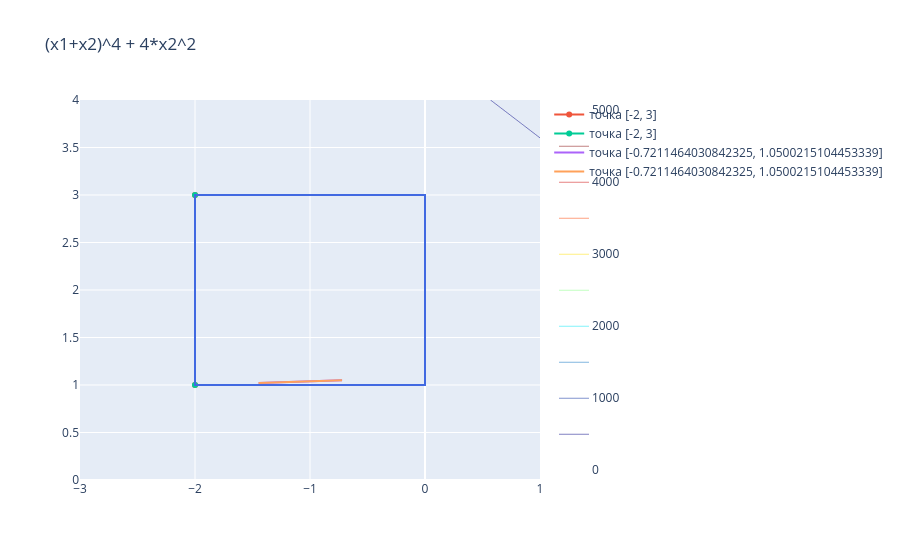

The code cell stored with this chart in its notebook:
### Code cell
import numpy as np
import sympy as sp
import pandas as pd
import plotly.graph_objects as go
import random 


def auxiliary_point_gd(grad, lower, upper, step_size=0.05, maxiter=10000, eps=1e-9):
    x = np.array([(lower[0] + upper[0]) / 2, (lower[1] + upper[1]) / 2])
    # x = np.array([lower[0], lower[1]])
    for _ in range(maxiter):
        c_grad = np.array([grad[0](x[0], x[1]), grad[1](x[0], x[1])])
        if np.linalg.norm(c_grad) < eps:
            break
        x_new = x - step_size * c_grad   # шаг градиентного спуска
        x_new = np.clip(x_new, lower, upper)  # проекция на параллелепипед
        if np.linalg.norm(x_new - x) < eps:
            break
        x = x_new
    return x


def select_alpha_gd(grad, x, p, alpha=0.5, step_size=0.05, maxiter=1000, eps=1e-9):
    
    for _ in range(maxiter):
        x_alpha = x + alpha * p
        # Вычисляем градиент в x_alpha через grad
        g = np.array([grad[0](x_alpha[0], x_alpha[1]),
                      grad[1](x_alpha[0], x_alpha[1])])
        grad_a = np.dot(g, p) 
        alpha_new = alpha - step_size * grad_a
        alpha_new = np.clip(alpha_new, 0.0, 1.0)
        if abs(alpha_new - alpha) < eps:
            break
        alpha = alpha_new
    return alpha


def cond_grad(f, x0, lower, upper, eps=1e-5, maxiter=5000, step_size=0.05):
    x = x0.copy()
    fun = sp.lambdify([x1, x2], f, "math")
    x_path = [x.copy()]
    fx = fun(x[0], x[1])
    f_path = [fx]

    x1d = sp.diff(f, x1)
    x2d = sp.diff(f, x2)
    x1d = sp.lambdify([x1, x2], x1d, "math")
    x2d = sp.lambdify([x1, x2], x2d, "math")

    for k in range(maxiter):
        if fun(x[0], x[1]) > 0:
            x_bar = np.array([lower[0], lower[1]])
        else:
            x_bar = np.array([upper[0], upper[1]])
        direction = x_bar - x
        if np.linalg.norm(direction) < eps:
            break

        alpha = select_alpha_gd([x1d, x2d], x, direction, step_size=step_size, maxiter=10000)

        x = x + alpha * direction
        x_path.append(x.copy())
        fx = fun(x[0], x[1])
        f_path.append(fx)

    return x_path, f_path, k


x1, x2 = sp.symbols('x1, x2')
f = (x1+x2)**4 + 4*x2**2
random.seed(42)
p_list = ([-2, 3], [random.uniform(-2, 0),  random.uniform(1, 3)])
e_list = (0.1, 1e-6)
lower = [-2, 1]
upper = [0, 3]
x1_range = np.linspace(-3, 1, 100)
x2_range = np.linspace(0, 4, 100)

x, y = np.meshgrid(x1_range, x2_range)
fu = (x+y)**4 + 4*y**2
fig = go.Figure(data=[go.Contour(
    zmax = 5000, zmin = 0,
    z=fu, x=x1_range, y=x2_range, colorscale='Jet',
    contours=dict(
         coloring = 'lines',
        showlabels = True,
        labelfont = dict(
            size = 12,
            color = 'white',
        )
    ) 
)])
fig.update_layout(title=f'(x1+x2)^4 + 4*x2^2') 
fig.add_shape(type="rect",
    x0=-2, y0=1, x1=0, y1=3,
    line=dict(color="RoyalBlue"),)

# method visualize

for point in p_list:
    for e in e_list:
        print(f'point = {point}')
        ans = cond_grad(f, point, lower, upper, eps=e)
        print(ans[0][-1], ans[1][-1], ans[2])
        fig.add_trace(go.Scatter(x=[i[0] for i in ans[0]], y=[i[1] for i in ans[0]], name=f'точка {point}'))
fig.show()

### Figure 1 — Plotly figure (JSON) as saved in the notebook; plotly's stock layout.template omitted (floating-point values rounded to 4 significant figures; data arrays with more than 128 entries replaced by an {"elided": "..."} marker saying what was removed)
{"data": [{"colorscale": [[0, "rgb(0,0,131)"], [0.2, "rgb(0,60,170)"], [0.4, "rgb(5,255,255)"], [0.6, "rgb(255,255,0)"], [0.8, "rgb(250,0,0)"], [1, "rgb(128,0,0)"]], "contours": {"coloring": "lines", "labelfont": {"color": "white", "size": 12}, "showlabels": true}, "type": "contour", "x": [-3.0, -2.96, -2.919, -2.879, -2.838, -2.798, -2.758, -2.717, -2.677, -2.636, -2.596, -2.556, -2.515, -2.475, -2.434, -2.394, -2.354, -2.313, -2.273, -2.232, -2.192, -2.152, -2.111, -2.071, -2.03, -1.99, -1.949, -1.909, -1.869, -1.828, -1.788, -1.747, -1.707, -1.667, -1.626, -1.586, -1.545, -1.505, -1.465, -1.424, -1.384, -1.343, -1.303, -1.263, -1.222, -1.182, -1.141, -1.101, -1.061, -1.02, -0.9798, -0.9394, -0.899, -0.8586, -0.8182, -0.7778, -0.7374, -0.697, -0.6566, -0.6162, -0.5758, -0.5354, -0.4949, -0.4545, -0.4141, -0.3737, -0.3333, -0.2929, -0.2525, -0.2121, -0.1717, -0.1313, -0.09091, -0.05051, -0.0101, 0.0303, 0.07071, 0.1111, 0.1515, 0.1919, 0.2323, 0.2727, 0.3131, 0.3535, 0.3939, 0.4343, 0.4747, 0.5152, 0.5556, 0.596, 0.6364, 0.6768, 0.7172, 0.7576, 0.798, 0.8384, 0.8788, 0.9192, 0.9596, 1.0], "y": [0.0, 0.0404, 0.08081, 0.1212, 0.1616, 0.202, 0.2424, 0.2828, 0.3232, 0.3636, 0.404, 0.4444, 0.4848, 0.5253, 0.5657, 0.6061, 0.6465, 0.6869, 0.7273, 0.7677, 0.8081, 0.8485, 0.8889, 0.9293, 0.9697, 1.01, 1.051, 1.091, 1.131, 1.172, 1.212, 1.253, 1.293, 1.333, 1.374, 1.414, 1.455, 1.495, 1.535, 1.576, 1.616, 1.657, 1.697, 1.737, 1.778, 1.818, 1.859, 1.899, 1.939, 1.98, 2.02, 2.061, 2.101, 2.141, 2.182, 2.222, 2.263, 2.303, 2.343, 2.384, 2.424, 2.465, 2.505, 2.545, 2.586, 2.626, 2.667, 2.707, 2.747, 2.788, 2.828, 2.869, 2.909, 2.949, 2.99, 3.03, 3.071, 3.111, 3.152, 3.192, 3.232, 3.273, 3.313, 3.354, 3.394, 3.434, 3.475, 3.515, 3.556, 3.596, 3.636, 3.677, 3.717, 3.758, 3.798, 3.838, 3.879, 3.919, 3.96, 4.0], "z": {"elided": "100x100 float values"}, "zmax": 5000, "zmin": 0}, {"name": "точка [-2, 3]", "type": "scatter", "x": [-2, -2], "y": [3, 1]}, {"name": "точка [-2, 3]", "type": "scatter", "x": [-2, -2], "y": [3, 1]}, {"name": "точка [-0.7211464030842325, 1.0500215104453339]", "type": "scatter", "x": {"elided": "5001 float values"}, "y": {"elided": "5001 float values"}}, {"name": "точка [-0.7211464030842325, 1.0500215104453339]", "type": "scatter", "x": {"elided": "5001 float values"}, "y": {"elided": "5001 float values"}}], "layout": {"shapes": [{"line": {"color": "RoyalBlue"}, "type": "rect", "x0": -2, "x1": 0, "y0": 1, "y1": 3}], "title": {"text": "(x1+x2)^4 + 4*x2^2"}}}
